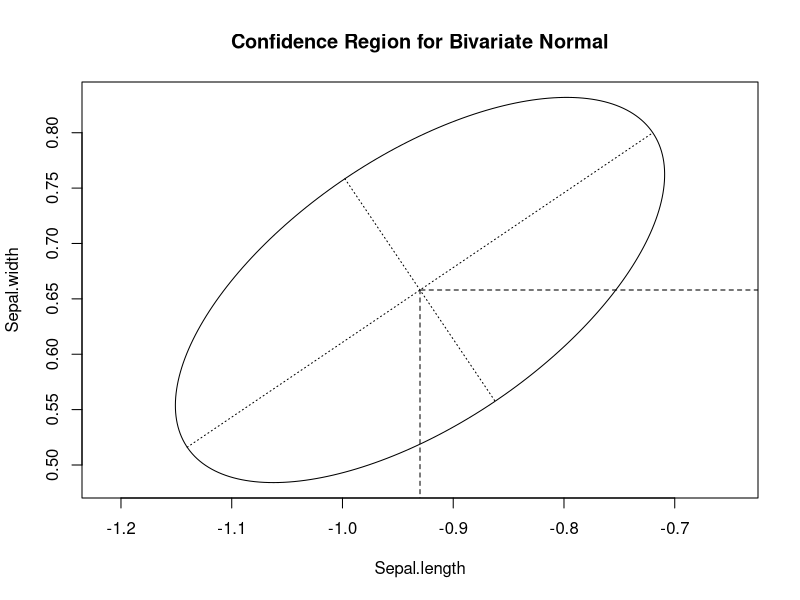

The R source for this figure:
## partial code credit to Weiping Zhang(USTC)
#### two-sample Hotelling's T2 test  -------

Setosa.sepal <- iris[iris$Species == "setosa",-c(3,4,5)]
Versicolor.sepal <- iris[iris$Species == "versicolor",-c(3,4,5)]

# now we perform the two-sample Hotelling T^2-test
n<-c(50,50)
p<-2
xmean1<-colMeans(Setosa.sepal)
xmean2<-colMeans(Versicolor.sepal)
d<-xmean1-xmean2
S1<-var(Setosa.sepal)
S2<-var(Versicolor.sepal)
Sp<-((n[1]-1)*S1+(n[2]-1)*S2)/(sum(n)-2)
t2 <- t(d)%*%solve(sum(1/n)*Sp)%*%d
t2

alpha<-0.05
cval <- (sum(n)-2)*p/(sum(n)-p-1)*qf(1-alpha,p,sum(n)-p-1)
cval



# Confidence Region
es<-eigen(sum(1/n)*Sp)
e1<-es$vec %*% diag(sqrt(es$val))
r1<-sqrt(cval)
theta<-seq(0,2*pi,len=250)
v1<-cbind(r1*cos(theta), r1*sin(theta))
pts<-t(d-(e1%*%t(v1)))
plot(pts,type="l",main="Confidence Region for Bivariate Normal",xlab="Sepal.length",ylab="Sepal.width",asp=1)
segments(0,d[2],d[1],d[2],lty=2) # highlight the center
segments(d[1],0,d[1],d[2],lty=2)

th2<-c(0,pi/2,pi,3*pi/2,2*pi)   #adding the axis
v2<-cbind(r1*cos(th2), r1*sin(th2))
pts2<-t(d-(e1%*%t(v2)))
segments(pts2[3,1],pts2[3,2],pts2[1,1],pts2[1,2],lty=3)  
segments(pts2[2,1],pts2[2,2],pts2[4,1],pts2[4,2],lty=3)



# since we reject the null, we use the simultaneous confidence intervals
# to check the significant components

# simultaneous confidence intervals
wd<-sqrt(cval*diag(Sp)*sum(1/n))
Cis<-cbind(d-wd,d+wd)

cat("95% simultaneous confidence interval","\n")
Cis

#Bonferroni simultaneous confidence intervals
wd.b<- qt(1-alpha/(2*p),n[1]+n[2]-2) *sqrt(diag(Sp)*sum(1/n))
Cis.b<-cbind(d-wd.b,d+wd.b)
cat("95% Bonferroni simultaneous confidence interval","\n")
Cis.b

# both component-wise simultaneous confidence intervals do not contain 0, so they have significant differences. 